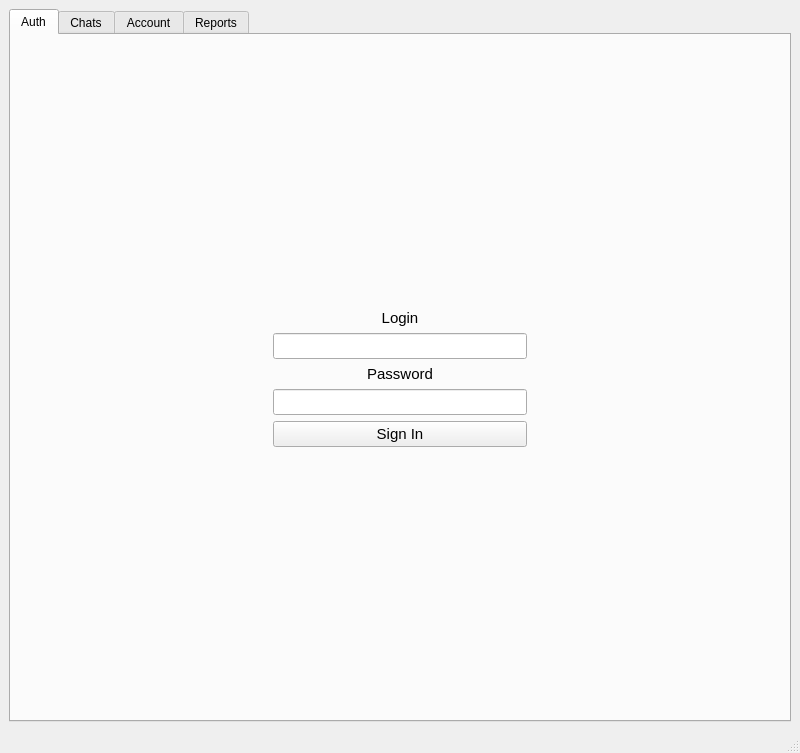
<?xml version="1.0" encoding="UTF-8"?>
<ui version="4.0">
 <class>MainWindow</class>
 <widget class="QMainWindow" name="MainWindow">
  <property name="geometry">
   <rect>
    <x>0</x>
    <y>0</y>
    <width>800</width>
    <height>753</height>
   </rect>
  </property>
  <property name="windowTitle">
   <string>MainWindow</string>
  </property>
  <widget class="QWidget" name="centralwidget">
   <layout class="QHBoxLayout" name="horizontalLayout_2">
    <item>
     <widget class="QTabWidget" name="tabWidget">
      <property name="sizePolicy">
       <sizepolicy hsizetype="Expanding" vsizetype="Expanding">
        <horstretch>0</horstretch>
        <verstretch>0</verstretch>
       </sizepolicy>
      </property>
      <property name="tabPosition">
       <enum>QTabWidget::North</enum>
      </property>
      <property name="currentIndex">
       <number>0</number>
      </property>
      <widget class="QWidget" name="AuthTab">
       <attribute name="title">
        <string>Auth</string>
       </attribute>
       <layout class="QVBoxLayout" name="verticalLayout">
        <item>
         <layout class="QGridLayout" name="gridLayout">
          <item row="0" column="1">
           <spacer name="verticalSpacer_2">
            <property name="orientation">
             <enum>Qt::Vertical</enum>
            </property>
            <property name="sizeHint" stdset="0">
             <size>
              <width>20</width>
              <height>40</height>
             </size>
            </property>
           </spacer>
          </item>
          <item row="1" column="0">
           <spacer name="horizontalSpacer">
            <property name="orientation">
             <enum>Qt::Horizontal</enum>
            </property>
            <property name="sizeHint" stdset="0">
             <size>
              <width>40</width>
              <height>20</height>
             </size>
            </property>
           </spacer>
          </item>
          <item row="1" column="1">
           <layout class="QVBoxLayout" name="verticalLayout_3">
            <property name="sizeConstraint">
             <enum>QLayout::SetMaximumSize</enum>
            </property>
            <item>
             <widget class="QLabel" name="Login">
              <property name="maximumSize">
               <size>
                <width>300</width>
                <height>16777215</height>
               </size>
              </property>
              <property name="font">
               <font>
                <pointsize>11</pointsize>
               </font>
              </property>
              <property name="text">
               <string>Login</string>
              </property>
              <property name="alignment">
               <set>Qt::AlignCenter</set>
              </property>
             </widget>
            </item>
            <item>
             <widget class="QLineEdit" name="LoginLine">
              <property name="maximumSize">
               <size>
                <width>300</width>
                <height>16777215</height>
               </size>
              </property>
              <property name="font">
               <font>
                <pointsize>11</pointsize>
               </font>
              </property>
             </widget>
            </item>
            <item>
             <widget class="QLabel" name="Pass">
              <property name="maximumSize">
               <size>
                <width>300</width>
                <height>16777215</height>
               </size>
              </property>
              <property name="font">
               <font>
                <pointsize>11</pointsize>
               </font>
              </property>
              <property name="text">
               <string>Password</string>
              </property>
              <property name="alignment">
               <set>Qt::AlignCenter</set>
              </property>
             </widget>
            </item>
            <item>
             <widget class="QLineEdit" name="PassLine">
              <property name="maximumSize">
               <size>
                <width>300</width>
                <height>16777215</height>
               </size>
              </property>
              <property name="font">
               <font>
                <pointsize>11</pointsize>
               </font>
              </property>
             </widget>
            </item>
            <item>
             <widget class="QPushButton" name="SignButton">
              <property name="maximumSize">
               <size>
                <width>300</width>
                <height>16777215</height>
               </size>
              </property>
              <property name="font">
               <font>
                <pointsize>11</pointsize>
               </font>
              </property>
              <property name="text">
               <string>Sign In</string>
              </property>
             </widget>
            </item>
           </layout>
          </item>
          <item row="1" column="2">
           <spacer name="horizontalSpacer_2">
            <property name="orientation">
             <enum>Qt::Horizontal</enum>
            </property>
            <property name="sizeHint" stdset="0">
             <size>
              <width>40</width>
              <height>20</height>
             </size>
            </property>
           </spacer>
          </item>
          <item row="2" column="1">
           <spacer name="verticalSpacer">
            <property name="orientation">
             <enum>Qt::Vertical</enum>
            </property>
            <property name="sizeHint" stdset="0">
             <size>
              <width>20</width>
              <height>40</height>
             </size>
            </property>
           </spacer>
          </item>
         </layout>
        </item>
       </layout>
      </widget>
      <widget class="QWidget" name="ChatsTab">
       <attribute name="title">
        <string>Chats</string>
       </attribute>
       <layout class="QFormLayout" name="formLayout"/>
      </widget>
      <widget class="QWidget" name="AccountTab">
       <attribute name="title">
        <string>Account</string>
       </attribute>
       <layout class="QVBoxLayout" name="verticalLayout_2">
        <item>
         <layout class="QGridLayout" name="gridLayout_3">
          <item row="0" column="0">
           <widget class="QLabel" name="AcountNameLabel">
            <property name="minimumSize">
             <size>
              <width>200</width>
              <height>0</height>
             </size>
            </property>
            <property name="maximumSize">
             <size>
              <width>200</width>
              <height>16777215</height>
             </size>
            </property>
            <property name="font">
             <font>
              <pointsize>14</pointsize>
              <bold>true</bold>
             </font>
            </property>
            <property name="text">
             <string>ИМЯ АККАУНТА</string>
            </property>
            <property name="alignment">
             <set>Qt::AlignCenter</set>
            </property>
           </widget>
          </item>
          <item row="1" column="0">
           <widget class="QLabel" name="label_2">
            <property name="minimumSize">
             <size>
              <width>200</width>
              <height>0</height>
             </size>
            </property>
            <property name="maximumSize">
             <size>
              <width>200</width>
              <height>16777215</height>
             </size>
            </property>
            <property name="font">
             <font>
              <pointsize>11</pointsize>
             </font>
            </property>
            <property name="text">
             <string>Ваш логин:</string>
            </property>
            <property name="alignment">
             <set>Qt::AlignCenter</set>
            </property>
           </widget>
          </item>
          <item row="2" column="0">
           <spacer name="verticalSpacer_3">
            <property name="orientation">
             <enum>Qt::Vertical</enum>
            </property>
            <property name="sizeHint" stdset="0">
             <size>
              <width>20</width>
              <height>40</height>
             </size>
            </property>
           </spacer>
          </item>
          <item row="3" column="0">
           <widget class="QLabel" name="AccountLoginLabel">
            <property name="minimumSize">
             <size>
              <width>200</width>
              <height>0</height>
             </size>
            </property>
            <property name="maximumSize">
             <size>
              <width>200</width>
              <height>16777215</height>
             </size>
            </property>
            <property name="font">
             <font>
              <pointsize>11</pointsize>
              <italic>true</italic>
             </font>
            </property>
            <property name="text">
             <string>Логин аккаунта</string>
            </property>
            <property name="alignment">
             <set>Qt::AlignCenter</set>
            </property>
           </widget>
          </item>
          <item row="4" column="0">
           <widget class="QLineEdit" name="NewLogin">
            <property name="minimumSize">
             <size>
              <width>200</width>
              <height>0</height>
             </size>
            </property>
            <property name="maximumSize">
             <size>
              <width>200</width>
              <height>16777215</height>
             </size>
            </property>
            <property name="font">
             <font>
              <pointsize>11</pointsize>
             </font>
            </property>
            <property name="alignment">
             <set>Qt::AlignCenter</set>
            </property>
           </widget>
          </item>
          <item row="5" column="0">
           <widget class="QPushButton" name="changeLoginBtn">
            <property name="minimumSize">
             <size>
              <width>200</width>
              <height>0</height>
             </size>
            </property>
            <property name="maximumSize">
             <size>
              <width>200</width>
              <height>16777215</height>
             </size>
            </property>
            <property name="font">
             <font>
              <pointsize>11</pointsize>
             </font>
            </property>
            <property name="text">
             <string>Сменить логин</string>
            </property>
           </widget>
          </item>
          <item row="6" column="0">
           <widget class="QLabel" name="label_4">
            <property name="minimumSize">
             <size>
              <width>200</width>
              <height>0</height>
             </size>
            </property>
            <property name="maximumSize">
             <size>
              <width>200</width>
              <height>16777215</height>
             </size>
            </property>
            <property name="font">
             <font>
              <pointsize>11</pointsize>
             </font>
            </property>
            <property name="text">
             <string>E-mail</string>
            </property>
            <property name="alignment">
             <set>Qt::AlignCenter</set>
            </property>
           </widget>
          </item>
          <item row="7" column="0">
           <widget class="QLabel" name="AccountEmalLabel">
            <property name="minimumSize">
             <size>
              <width>200</width>
              <height>0</height>
             </size>
            </property>
            <property name="maximumSize">
             <size>
              <width>200</width>
              <height>16777215</height>
             </size>
            </property>
            <property name="font">
             <font>
              <pointsize>11</pointsize>
              <italic>true</italic>
             </font>
            </property>
            <property name="text">
             <string>Эл. почта аккаунта</string>
            </property>
            <property name="alignment">
             <set>Qt::AlignCenter</set>
            </property>
           </widget>
          </item>
          <item row="8" column="0">
           <widget class="QLineEdit" name="NewEmailLine">
            <property name="minimumSize">
             <size>
              <width>200</width>
              <height>0</height>
             </size>
            </property>
            <property name="maximumSize">
             <size>
              <width>200</width>
              <height>16777215</height>
             </size>
            </property>
            <property name="font">
             <font>
              <pointsize>11</pointsize>
             </font>
            </property>
            <property name="alignment">
             <set>Qt::AlignCenter</set>
            </property>
           </widget>
          </item>
          <item row="9" column="0">
           <widget class="QPushButton" name="ChangeEmailBtn">
            <property name="minimumSize">
             <size>
              <width>200</width>
              <height>0</height>
             </size>
            </property>
            <property name="maximumSize">
             <size>
              <width>200</width>
              <height>16777215</height>
             </size>
            </property>
            <property name="font">
             <font>
              <pointsize>11</pointsize>
             </font>
            </property>
            <property name="text">
             <string>Сменить E-mail</string>
            </property>
           </widget>
          </item>
          <item row="10" column="0">
           <widget class="QLabel" name="OldPassLabel">
            <property name="minimumSize">
             <size>
              <width>200</width>
              <height>0</height>
             </size>
            </property>
            <property name="maximumSize">
             <size>
              <width>200</width>
              <height>16777215</height>
             </size>
            </property>
            <property name="font">
             <font>
              <pointsize>11</pointsize>
             </font>
            </property>
            <property name="text">
             <string>Введите старый пароль</string>
            </property>
            <property name="alignment">
             <set>Qt::AlignCenter</set>
            </property>
           </widget>
          </item>
          <item row="11" column="0">
           <widget class="QLineEdit" name="oldPassLine">
            <property name="minimumSize">
             <size>
              <width>200</width>
              <height>0</height>
             </size>
            </property>
            <property name="maximumSize">
             <size>
              <width>200</width>
              <height>16777215</height>
             </size>
            </property>
            <property name="font">
             <font>
              <pointsize>11</pointsize>
             </font>
            </property>
            <property name="echoMode">
             <enum>QLineEdit::Password</enum>
            </property>
            <property name="alignment">
             <set>Qt::AlignCenter</set>
            </property>
           </widget>
          </item>
          <item row="12" column="0">
           <widget class="QLabel" name="NewPassLabel">
            <property name="minimumSize">
             <size>
              <width>200</width>
              <height>0</height>
             </size>
            </property>
            <property name="maximumSize">
             <size>
              <width>200</width>
              <height>16777215</height>
             </size>
            </property>
            <property name="font">
             <font>
              <pointsize>11</pointsize>
             </font>
            </property>
            <property name="text">
             <string>Введите новый пароль:</string>
            </property>
            <property name="alignment">
             <set>Qt::AlignCenter</set>
            </property>
           </widget>
          </item>
          <item row="13" column="0">
           <widget class="QLineEdit" name="NewPassLine">
            <property name="minimumSize">
             <size>
              <width>200</width>
              <height>0</height>
             </size>
            </property>
            <property name="maximumSize">
             <size>
              <width>200</width>
              <height>16777215</height>
             </size>
            </property>
            <property name="font">
             <font>
              <pointsize>11</pointsize>
             </font>
            </property>
            <property name="echoMode">
             <enum>QLineEdit::Password</enum>
            </property>
            <property name="alignment">
             <set>Qt::AlignCenter</set>
            </property>
           </widget>
          </item>
          <item row="14" column="0">
           <widget class="QLabel" name="NewPassLabel2">
            <property name="minimumSize">
             <size>
              <width>200</width>
              <height>0</height>
             </size>
            </property>
            <property name="maximumSize">
             <size>
              <width>200</width>
              <height>16777215</height>
             </size>
            </property>
            <property name="font">
             <font>
              <pointsize>11</pointsize>
             </font>
            </property>
            <property name="text">
             <string>Повторите новый пароль</string>
            </property>
            <property name="alignment">
             <set>Qt::AlignCenter</set>
            </property>
           </widget>
          </item>
          <item row="15" column="0">
           <widget class="QLineEdit" name="NewPassLine_2">
            <property name="minimumSize">
             <size>
              <width>200</width>
              <height>0</height>
             </size>
            </property>
            <property name="maximumSize">
             <size>
              <width>200</width>
              <height>16777215</height>
             </size>
            </property>
            <property name="font">
             <font>
              <pointsize>11</pointsize>
             </font>
            </property>
            <property name="echoMode">
             <enum>QLineEdit::Password</enum>
            </property>
            <property name="alignment">
             <set>Qt::AlignCenter</set>
            </property>
           </widget>
          </item>
          <item row="16" column="0">
           <widget class="QPushButton" name="ChangePassBtn">
            <property name="minimumSize">
             <size>
              <width>200</width>
              <height>0</height>
             </size>
            </property>
            <property name="maximumSize">
             <size>
              <width>200</width>
              <height>16777215</height>
             </size>
            </property>
            <property name="font">
             <font>
              <pointsize>11</pointsize>
             </font>
            </property>
            <property name="text">
             <string>Сменить пароль</string>
            </property>
           </widget>
          </item>
          <item row="17" column="0">
           <widget class="QPushButton" name="logoutBtn">
            <property name="minimumSize">
             <size>
              <width>200</width>
              <height>0</height>
             </size>
            </property>
            <property name="maximumSize">
             <size>
              <width>200</width>
              <height>16777215</height>
             </size>
            </property>
            <property name="font">
             <font>
              <pointsize>11</pointsize>
             </font>
            </property>
            <property name="text">
             <string>Выйти из аккаунта</string>
            </property>
           </widget>
          </item>
          <item row="18" column="0">
           <spacer name="verticalSpacer_4">
            <property name="orientation">
             <enum>Qt::Vertical</enum>
            </property>
            <property name="sizeHint" stdset="0">
             <size>
              <width>20</width>
              <height>40</height>
             </size>
            </property>
           </spacer>
          </item>
         </layout>
        </item>
       </layout>
      </widget>
      <widget class="QWidget" name="ReportsTab">
       <attribute name="title">
        <string>Reports</string>
       </attribute>
      </widget>
     </widget>
    </item>
   </layout>
  </widget>
  <widget class="QMenuBar" name="menubar">
   <property name="geometry">
    <rect>
     <x>0</x>
     <y>0</y>
     <width>800</width>
     <height>25</height>
    </rect>
   </property>
  </widget>
  <widget class="QStatusBar" name="statusbar"/>
 </widget>
 <resources/>
 <connections/>
</ui>
